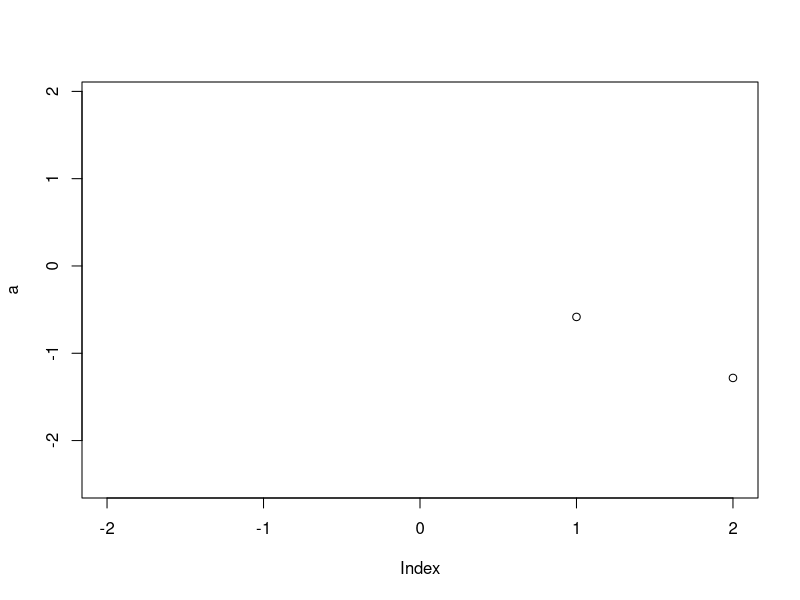

Write R code to recreate this figure.
#this is just a test script

a<-rnorm(100)
plot(a, xlim=c(-2,2))

#for the first time I had to do: Tools-Shell-git push -u origin master
#from now on I can pus using R studio right?
# Now I am trying the pull option
